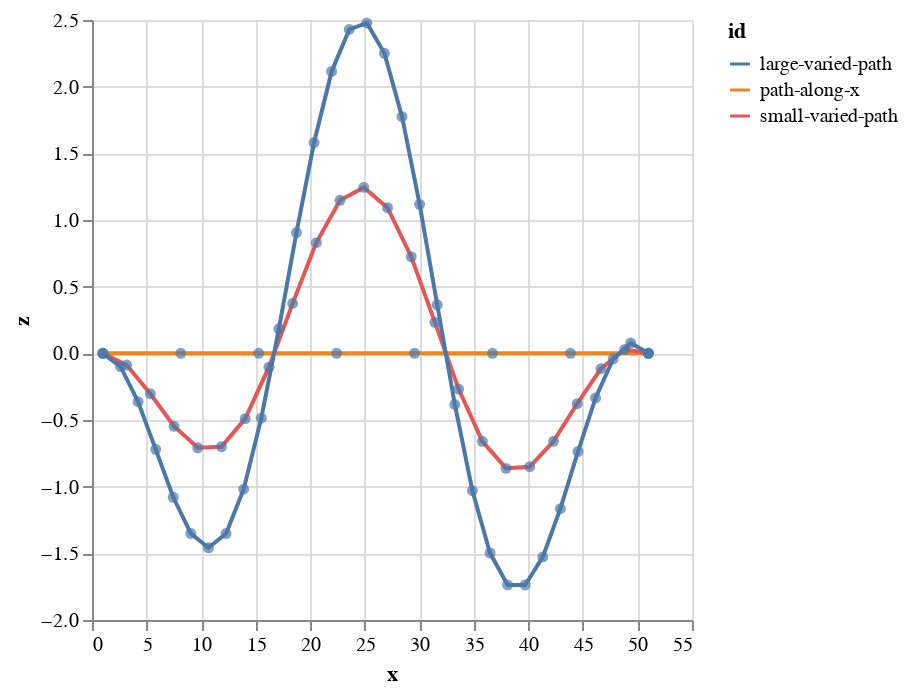

Notebook source saved alongside this figure:
### Markdown cell above
Plot the three paths.

### Code cell
(-> (points-xz->plot path-points-2)
    kind/vega-lite)

### Figure 1 — Vega-Lite specification as saved in the notebook (floating-point values rounded to 4 significant figures)
{"$schema": "https://vega.github.io/schema/vega-lite/v2.json", "data": {"values": [{"id": "path-along-x", "t": 0, "x": 1, "y": 0, "z": 0}, {"id": "path-along-x", "t": 1.429, "x": 8.143, "y": 0, "z": 0}, {"id": "path-along-x", "t": 2.857, "x": 15.29, "y": 0, "z": 0}, {"id": "path-along-x", "t": 4.286, "x": 22.43, "y": 0, "z": 0}, {"id": "path-along-x", "t": 5.714, "x": 29.57, "y": 0, "z": 0}, {"id": "path-along-x", "t": 7.143, "x": 36.71, "y": 0, "z": 0}, {"id": "path-along-x", "t": 8.571, "x": 43.86, "y": 0, "z": 0}, {"id": "path-along-x", "t": 10, "x": 51, "y": 0, "z": 0}, {"id": "small-varied-path", "t": 0, "x": 1, "y": 0, "z": 0}, {"id": "small-varied-path", "t": 0.4348, "x": 3.174, "y": -0.01808, "z": -0.08759}, {"id": "small-varied-path", "t": 0.8696, "x": 5.348, "y": -0.06904, "z": -0.3033}, {"id": "small-varied-path", "t": 1.304, "x": 7.522, "y": -0.1479, "z": -0.5471}, {"id": "small-varied-path", "t": 1.739, "x": 9.696, "y": -0.2499, "z": -0.7082}, {"id": "small-varied-path", "t": 2.174, "x": 11.87, "y": -0.3699, "z": -0.7006}, {"id": "small-varied-path", "t": 2.609, "x": 14.04, "y": -0.503, "z": -0.4898}, {"id": "small-varied-path", "t": 3.043, "x": 16.22, "y": -0.6444, "z": -0.1037}, {"id": "small-varied-path", "t": 3.478, "x": 18.39, "y": -0.789, "z": 0.3747}, {"id": "small-varied-path", "t": 3.913, "x": 20.57, "y": -0.932, "z": 0.8303}, {"id": "small-varied-path", "t": 4.348, "x": 22.74, "y": -1.068, "z": 1.148}, {"id": "small-varied-path", "t": 4.783, "x": 24.91, "y": -1.193, "z": 1.245}, {"id": "small-varied-path", "t": 5.217, "x": 27.09, "y": -1.302, "z": 1.092}, {"id": "small-varied-path", "t": 5.652, "x": 29.26, "y": -1.389, "z": 0.7249}, {"id": "small-varied-path", "t": 6.087, "x": 31.43, "y": -1.45, "z": 0.2322}, {"id": "small-varied-path", "t": 6.522, "x": 33.61, "y": -1.479, "z": -0.268}, {"id": "small-varied-path", "t": 6.957, "x": 35.78, "y": -1.473, "z": -0.6601}, {"id": "small-varied-path", "t": 7.391, "x": 37.96, "y": -1.425, "z": -0.8627}, {"id": "small-varied-path", "t": 7.826, "x": 40.13, "y": -1.331, "z": -0.8503}, {"id": "small-varied-path", "t": 8.261, "x": 42.3, "y": -1.187, "z": -0.6597}, {"id": "small-varied-path", "t": 8.696, "x": 44.48, "y": -0.9863, "z": -0.3778}, {"id": "small-varied-path", "t": 9.13, "x": 46.65, "y": -0.7249, "z": -0.1152}, {"id": "small-varied-path", "t": 9.565, "x": 48.83, "y": -0.3978, "z": 0.02911}, {"id": "small-varied-path", "t": 10, "x": 51, "y": 0, "z": 0}, {"id": "large-varied-path", "t": 0, "x": 1, "y": 0, "z": 0}, {"id": "large-varied-path", "t": 0.3226, "x": 2.613, "y": -0.02014, "z": -0.09896}, {"id": "large-varied-path", "t": 0.6452, "x": 4.226, "y": -0.07788, "z": -0.3629}, {"id": "large-varied-path", "t": 0.9677, "x": 5.839, "y": -0.1692, "z": -0.7199}, {"id": "large-varied-path", "t": 1.29, "x": 7.452, "y": -0.29, "z": -1.08}, {"id": "large-varied-path", "t": 1.613, "x": 9.065, "y": -0.4364, "z": -1.352}, {"id": "large-varied-path", "t": 1.935, "x": 10.68, "y": -0.6042, "z": -1.458}, {"id": "large-varied-path", "t": 2.258, "x": 12.29, "y": -0.7895, "z": -1.351}, {"id": "large-varied-path", "t": 2.581, "x": 13.9, "y": -0.9882, "z": -1.019}, {"id": "large-varied-path", "t": 2.903, "x": 15.52, "y": -1.196, "z": -0.4865}, {"id": "large-varied-path", "t": 3.226, "x": 17.13, "y": -1.41, "z": 0.1838}, {"id": "large-varied-path", "t": 3.548, "x": 18.74, "y": -1.625, "z": 0.9058}, {"id": "large-varied-path", "t": 3.871, "x": 20.35, "y": -1.837, "z": 1.581}, {"id": "large-varied-path", "t": 4.194, "x": 21.97, "y": -2.042, "z": 2.115}, {"id": "large-varied-path", "t": 4.516, "x": 23.58, "y": -2.237, "z": 2.429}, {"id": "large-varied-path", "t": 4.839, "x": 25.19, "y": -2.417, "z": 2.477}, {"id": "large-varied-path", "t": 5.161, "x": 26.81, "y": -2.578, "z": 2.25}, {"id": "large-varied-path", "t": 5.484, "x": 28.42, "y": -2.716, "z": 1.775}, {"id": "large-varied-path", "t": 5.806, "x": 30.03, "y": -2.828, "z": 1.117}, {"id": "large-varied-path", "t": 6.129, "x": 31.65, "y": -2.908, "z": 0.3643}, {"id": "large-varied-path", "t": 6.452, "x": 33.26, "y": -2.954, "z": -0.3838}, {"id": "large-varied-path", "t": 6.774, "x": 34.87, "y": -2.961, "z": -1.03}, {"id": "large-varied-path", "t": 7.097, "x": 36.48, "y": -2.924, "z": -1.497}, {"id": "large-varied-path", "t": 7.419, "x": 38.1, "y": -2.841, "z": -1.737}, {"id": "large-varied-path", "t": 7.742, "x": 39.71, "y": -2.707, "z": -1.737}, {"id": "large-varied-path", "t": 8.065, "x": 41.32, "y": -2.518, "z": -1.526}, {"id": "large-varied-path", "t": 8.387, "x": 42.94, "y": -2.269, "z": -1.165}, {"id": "large-varied-path", "t": 8.71, "x": 44.55, "y": -1.958, "z": -0.7369}, {"id": "large-varied-path", "t": 9.032, "x": 46.16, "y": -1.579, "z": -0.3344}, {"id": "large-varied-path", "t": 9.355, "x": 47.77, "y": -1.129, "z": -0.04218}, {"id": "large-varied-path", "t": 9.677, "x": 49.39, "y": -0.6042, "z": 0.07803}, {"id": "large-varied-path", "t": 10, "x": 51, "y": 0, "z": 0}]}, "encoding": {"x": {"field": "x", "scale": {"zero": false}, "type": "quantitative"}, "y": {"field": "z", "scale": {"zero": false}, "type": "quantitative"}}, "layer": [{"encoding": {"color": {"field": "id", "type": "nominal"}, "order": {"field": "t", "type": "temporal"}}, "mark": "line"}, {"mark": {"filled": true, "type": "point"}}]}
